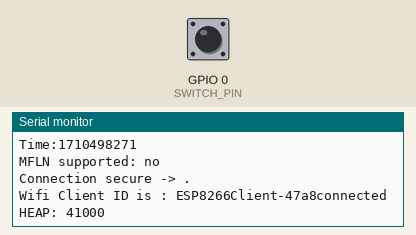
Simulated run of this sketch. Board: ESP8266 (NodeMCU). On the bench: the last lines printed to the serial monitor. The test bench sets the inputs (shaded band); at power-on: GPIO 0 (SWITCH_PIN) HIGH. WiFi joins after 1.5 s; servers stay silent unless stated; network time is answered at once with the bench clock; the local clock reads 2024-03-15 10:24:30 at power-on unless the sketch sets it; random numbers use the default seed unless the sketch sets one; no MQTT or app messages arrive unless stated.

Above: at 4.0 s.
4.1 s: GPIO 0 (SWITCH_PIN) pulled LOW for 0.15 s
At 4.4 s:
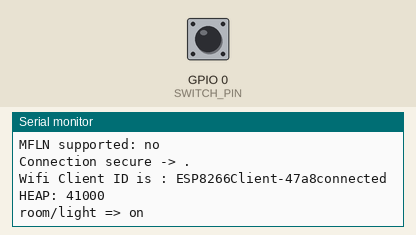
5.7 s: GPIO 0 (SWITCH_PIN) pulled LOW for 1 s
At 6.8 s:
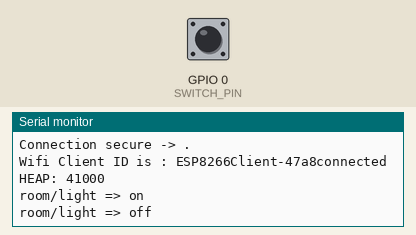

Measured:
- after the input at 4.1 s, the serial monitor: prints a new line at once (image 1)
- after the input at 5.7 s, the serial monitor: prints a new line at once (image 2)

The sketch:

Secure_MQTT_key.ino
```cpp
#include <ESP8266WiFi.h>
#include <PubSubClient.h>
#include <NTPClient.h>      // Network Time Protocol Client, used to validate certificates
#include <WiFiUdp.h>        // UDP to communicate with the NTP server
#include <SoftwareSerial.h>
#include "secrets.h"        //Certs to Access TLS based MQTT Server

bool state=0;
const byte SWITCH_PIN = 0;           // Pin to control the light with
const char *ID = "Example_Switch";   // Name of our device, must be unique
const char *TOPIC = "room/light";    // Topic to subcribe to

WiFiClientSecure espClient;
PubSubClient client1(espClient);
WiFiUDP ntpUDP;
NTPClient timeClient(ntpUDP, "pool.ntp.org");

// Connect to WiFi network
void setup_wifi() {
  delay(10);
  // We start by connecting to a WiFi network
  Serial.println();
  Serial.print("Connecting to ");
  Serial.println(ssid);

  WiFi.mode(WIFI_STA);
  WiFi.begin(ssid, password);

  while (WiFi.status() != WL_CONNECTED) {
    delay(500);
    Serial.print(".");
  }

  randomSeed(micros());

  Serial.println("");
  Serial.println("WiFi connected");
  Serial.println("IP address: ");
  Serial.println(WiFi.localIP());
}

void setup() {
  Serial.begin(115200); // Start serial communication at 115200 baud
  Serial.println("TestMQTT");

  pinMode(SWITCH_PIN,INPUT);  // Configure SWITCH_Pin as an input
  digitalWrite(SWITCH_PIN,HIGH);  // enable pull-up resistor (active low)
  delay(100);

  setup_wifi(); // Connect To Network
  client1.setServer(mqtt_server, 8883);
  client1.setCallback(callback);
  Serial.print("HEAP: ");
  Serial.println(ESP.getFreeHeap());
  mqttconnect();

  Serial.print("HEAP: ");
  Serial.println(ESP.getFreeHeap());
}

void mqttconnect()
{
  while (!client1.connected()) {

    Serial.print("Attempting MQTT connection...");
    verifyFingerprint();
    String clientId = "ESP8266Client-";
    clientId += String(random(0xffff), HEX);
    Serial.print("\nWifi Client ID is : ");
    Serial.print(clientId);

    if (client1.connect(clientId.c_str())) {
      Serial.println("connected");
      client1.publish("MYESP8266", "Starting....");
    }else{
      Serial.print("failed, rc=");
      Serial.print(client1.state());
      Serial.println(" try again in 5 seconds");
      // Wait 5 seconds before retrying
       espClient.stop();
        espClient.flush();
        Serial.print("HEAP: ");
      Serial.println(ESP.getFreeHeap());
      delay(5000);
    }
  }
}

void callback(char* topic, byte* payload, unsigned int length) {
  Serial.print("Message arrived [");
  Serial.print(topic);
  Serial.print("] ");

  char message[length + 1];
  for (int i = 0; i < length; i++) {
    message[i] = (char)payload[i];
  }
  message[length] = '\0';
  Serial.println(message);
}

void verifyFingerprint() {
  if(client1.connected() || espClient.connected()) return;

  Serial.print("Checking TLS @ ");
  Serial.print(mqtt_server);
  Serial.print("...");
  Serial.println("");
  espClient.setClientRSACert(new BearSSL::X509List(client_cert), new BearSSL::PrivateKey(client_key));
 // BearSSL::X509List *serverTrustedCA = new BearSSL::X509List(ca_cert);
 espClient.setCACert_P(&ca_cert,sizeof(ca_cert));
 //espClient.setTrustAnchors(serverTrustedCA);

 timeClient.begin();
  while(!timeClient.update()) {
  timeClient.forceUpdate();
  } Serial.print("Time:");
  Serial.println(timeClient.getEpochTime());
//  espClient.setX509Time(1600660628);//timeClient.getEpochTime());
  espClient.setX509Time(timeClient.getEpochTime());
  bool mfln = espClient.probeMaxFragmentLength(mqtt_server, 8883, 512);

  Serial.printf("MFLN supported: %s\n", mfln ? "yes" : "no");
  if (mfln) {
    espClient.setBufferSizes(512, 512);
  }

 if (!espClient.connect(mqtt_server, 8883)) {
    Serial.println("Connection failed. Rebooting.");
    ESP.restart();
  }
  if (espClient.verifyCertChain( mqtt_server.toString().c_str())) {
    Serial.print("Connection secure -> .");
  } else {
    Serial.println("Connection insecure! Rebooting.");
 //   ESP.restart();
  }
  espClient.stop();

  delay(1000);
}

void loop() {
/* if client was disconnected then try to reconnect again */
  if (!client1.connected()) {
    mqttconnect();
  }
  client1.loop();

// if the switch is being pressed
  if(digitalRead(SWITCH_PIN) == 0)
  {
    state = !state; //toggle state
    if(state == 1) // ON
    {
      client1.publish(TOPIC, "on");
      Serial.println((String)TOPIC + " => on");
    }
    else // OFF
    {
      client1.publish(TOPIC, "off");
      Serial.println((String)TOPIC + " => off");
    }

    while(digitalRead(SWITCH_PIN) == 0) // Wait for switch to be released
    {
      // Let the ESP handle some behind the scenes stuff if it needs to
      yield();
      delay(20);
    }
  }
}
```

secrets.h
```cpp
const char* ssid = "**********";
const char* password = "**********";
const IPAddress mqtt_server(192, 168, 225, 115);

const char ca_cert[] PROGMEM = R"EOF(
-----BEGIN CERTIFICATE-----
MIIDvTCCAqWgAwIBAgIUGH+rhx7ipRIi1O4Um9ffHjbcB1EwDQYJKoZIhvcNAQEL
BQAwbjELMAkGA1UEBhMCU0UxEjAQBgNVBAgMCVN0b2NraG9sbTESMBAGA1UEBwwJ
U3RvY2tob2xtMRAwDgYDVQQKDAdoaW1pbmRzMQswCQYDVQQLDAJDQTEYMBYGA1UE
AwwPMTkyLjE2OC4yMjUuMTE1MB4XDTIwMDkxNDA2Mzk0NloXDTIxMDkxNDA2Mzk0
NlowbjELMAkGA1UEBhMCU0UxEjAQBgNVBAgMCVN0b2NraG9sbTESMBAGA1UEBwwJ
U3RvY2tob2xtMRAwDgYDVQQKDAdoaW1pbmRzMQswCQYDVQQLDAJDQTEYMBYGA1UE
AwwPMTkyLjE2OC4yMjUuMTE1MIIBIjANBgkqhkiG9w0BAQEFAAOCAQ8AMIIBCgKC
AQEArGNkMOJ20FsROjEQi/0PaXHPkQH6butVTBEiOxToRSVi7HuVPwpQTwv+6ftH
aueiLNshZ2Wddu5P/z4MxLJ9i3FQ6SGvaWFECbrtTeOxUKCqPf471AdTAxUf9t/h
YZicSJ1D2s2p26tKKWMNpZxtXApuKk00fRFHbDIkjfxlBHytkP6bV8TQqba4Iogc
Swf1bNw6o0JnuPKUnr7LxmU8dgrJFkjesRof9VmRvgAKoXXbsMVahwNHNPAa7ttf
qVvkTuLl+ceHPwGdmCzn0m5ABJi2FTYq4wH6sJTIgmkZHZx2ZV2PIgBKynnfiKqn
p/tnuj9YAuW54lvd2asGg9MocQIDAQABo1MwUTAdBgNVHQ4EFgQUmm+boRMICCuj
gQ2FWVcA8XX7g5IwHwYDVR0jBBgwFoAUmm+boRMICCujgQ2FWVcA8XX7g5IwDwYD
VR0TAQH/BAUwAwEB/zANBgkqhkiG9w0BAQsFAAOCAQEAKXDA/vZgo4NEyhkPQ5sb
l35L4Iu8afGzsW1BnZgDsfGsVJFVnZLGomcU7XMBKOM2PNJv78EGHQJtC+scwOx7
t34zX/6B+X1xKQViXpBIwruQN88bGEEULTkdV7VcvpzDWw+oEYcYv7H9056c31yi
t7A9dgE6IBYVld3b+j6A9YfJFEkiYgF5LsBbkgbrYzEtlUlAfoIdH3TJBdpCWXoD
kiKj2v46mOl29exSyWTTu1hCu/YN/x12uzsai5tK4pPRzenCSBqIzU4zmHGUY76g
Gdx9i3tZD+c/szFiw2gjo2/OJRREDqZ6GKuy26IuW6lnTKFg5B7aYzu4QBwAEbHD
Bw==
-----END CERTIFICATE-----
)EOF";
const char client_cert[] PROGMEM = R"EOF(
-----BEGIN CERTIFICATE-----
MIIDZzCCAk8CFBcOV/roESCmJ0MhhzmBFOQ630rGMA0GCSqGSIb3DQEBCwUAMG4x
CzAJBgNVBAYTAlNFMRIwEAYDVQQIDAlTdG9ja2hvbG0xEjAQBgNVBAcMCVN0b2Nr
aG9sbTEQMA4GA1UECgwHaGltaW5kczELMAkGA1UECwwCQ0ExGDAWBgNVBAMMDzE5
Mi4xNjguMjI1LjExNTAeFw0yMDA5MTQwNjM5NDdaFw0yMTA5MTQwNjM5NDdaMHIx
CzAJBgNVBAYTAlNFMRIwEAYDVQQIDAlTdG9ja2hvbG0xEjAQBgNVBAcMCVN0b2Nr
aG9sbTEQMA4GA1UECgwHaGltaW5kczEPMA0GA1UECwwGQ2xpZW50MRgwFgYDVQQD
DA8xOTIuMTY4LjIyNS4xMTUwggEiMA0GCSqGSIb3DQEBAQUAA4IBDwAwggEKAoIB
AQC31HPt0FVLT/3prWWWDkwLXebpgcBLpWNEVfPjif76FkaRxX5wTMQB9pqK+MfY
XiwuNCJdtqruPOC/w65MWjGHMTCsYQJZXVGXi3ogBLhEJ57vQQFf8CvsxuU+u++u
GNlA52H2oXVz9L1G7Qk2QlO3r5UDCKvST6K3OJCkZ0y9EAU/eutMOFHAhlxZ+l6A
1IjotSwuk7Sj6JCE2sRf5SWu+yE3fRNgGw0VLGigepZs6FPP5DR6r7CeFY1IPs+l
a9qOoBw3AHAcRgyFLClrkVXUlcrIq76CKGzc9EiEW02ANOoWol4rAxj4/gbyZPBf
WY6y54B0NqNoa0VfxyuzpNyPAgMBAAEwDQYJKoZIhvcNAQELBQADggEBAHlslay4
xJT64A+uFaz3Oos30LkwhgGZI9tbSDTuOBh5yeoXj/TS76FkM4xdvcDc7sVVnxYG
gFTBQypxlI0GNPTk8qFgr+RA9w0Sl6Y5Qxbk51fcplVNBqDzyytjsYfxQ32rsAhY
trp1WXcWKObUkXRvWXgYYyvmmuMPDwePYLk/zOxr0N/efk5aJFh6ls3tbyC5PfGx
sZCINUMtUIWNWdyKunu3GyVuNJIISMQ1D6a3/XVo+eoO+o6BO6xUGWjWX0JxXeBd
pTMXB9Z7a+TaANBRGvVRcxO0HIITz8txAetQHkfqkQDmsnH7azlIEXMyVbtChDU4
7AP+MjZwkGpr8lQ=
-----END CERTIFICATE-----
)EOF";

const char client_key[] PROGMEM = R"KEY(
-----BEGIN PRIVATE KEY-----
MIIEvgIBADANBgkqhkiG9w0BAQEFAASCBKgwggSkAgEAAoIBAQC31HPt0FVLT/3p
rWWWDkwLXebpgcBLpWNEVfPjif76FkaRxX5wTMQB9pqK+MfYXiwuNCJdtqruPOC/
w65MWjGHMTCsYQJZXVGXi3ogBLhEJ57vQQFf8CvsxuU+u++uGNlA52H2oXVz9L1G
7Qk2QlO3r5UDCKvST6K3OJCkZ0y9EAU/eutMOFHAhlxZ+l6A1IjotSwuk7Sj6JCE
2sRf5SWu+yE3fRNgGw0VLGigepZs6FPP5DR6r7CeFY1IPs+la9qOoBw3AHAcRgyF
LClrkVXUlcrIq76CKGzc9EiEW02ANOoWol4rAxj4/gbyZPBfWY6y54B0NqNoa0Vf
xyuzpNyPAgMBAAECggEBAKjC9M6dFMC4Je1Rz1HrvCovQZ6bDHMl2TTSB72bYSYs
LwsCGOp1vvficcwlSio7ginEmMwZt2BRKS9DMI9NuexX30xRHrv1rMMIO8yLKLMB
AKq6rc1qipirm6d1Fztn+oLYKJonbdFPHDixwWQ7jemy2oTXgA3qKAI2fqs/Xjat
n5BCVdepanzzHm6xRQXsdlnilPq4FqIyRvAT+HMxmuAQNVxMhvq8/kAf2hq/PAzX
7ZhgbymQ3ZCjj8CSJB3uIPPjQF1YSRhdG1wBy40htYvQe5V/GO6L7xPCbidXojBm
pI2zWQ+sI0z4S06llLGUw3NPShCYYViK3Fgm021Cj1kCgYEA7R9E0tFjeJSH3q2m
u3J+cueXblhTg0rnzBjpJ+b+9lct4TD9gBXus/0DgTqAv+kuhYBtOsPLE6wuVuHM
v4Pz8BUXm4NFF7WimUMasBzKhj2Imt8/zZ/1h3Bx8trSxQW4I3X0hv3zUfPE+9lh
DteHH/G9tZJBIy2AGDCtHcmrkY0CgYEAxncMDUffdI/HatH4vlrjuV0gNtniW0Qx
PUCuAHeul/Cggvdy8geYjUXDmcftlIuUn8fz1cotKOA2+XOUwmNRNYCiRiSITh0p
shCtC7itZblqHBIsPPA4MOMRO9b+ib8NeYWfRcVgM103nMz9/rKZd47JGvdB6FYz
W7QXChRyaYsCgYEAsRcGPnBU2qwLIRoNiLbEiyo9JRLgJBDgNsRv9PYGepG3WRRO
bsdyg4e1g2De4PTUYq38ZcPuOZ4A6bAvSuTQXQBTpjgOdNuZON8t4lNOSZ1RFWEf
9IC/TUyEPXyBptVTpWAlpF+qxgzJk9HQM9ZxO0E+jolRDmWf4fEQiUuhT80CgYBD
gnlaBynOx53JC1W2wsoV4sSzg9hIvWCWemr2A8AjNRoUksHJ7KWK4MFRjT2Wuwg6
ddTO03AbKHHq1tMycIBOV8xbWc/36lmllaCXjSGGqdSbad8cd4ZVstfI6DA7gP6/
aKGuJR69OidRsjVwLyafEbX880C7HJ9pwU/ZAO2OUwKBgHyy1Onqh0W4CIYVlz6l
GAc1+K2dalMbVIEQi+04/bi3DKKhA1QRVAambkJcZe6Pbvi8epQU3zD3u9xxSS3R
jF8M/bIud7QYTZhZKcBX8zAAo6p9Uh6f1JDti6jSnuLsYm1oT7V4JwDtVUScDA0m
/x0eaE5gvwNXYzAk5AsRDbci
-----END PRIVATE KEY-----
)KEY";
```
